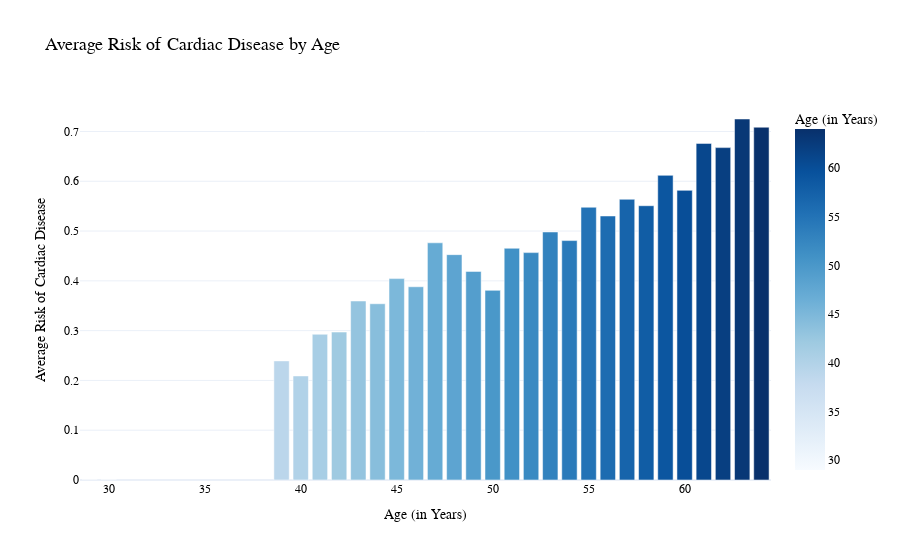

Source (notebook cell):
### Code cell
# Calculate the average risk of Cardiac disease by age
age_cardio = pd.DataFrame({
    'Age': sorted(df['age'].unique()),
    'Average Risk of Cardiac Disease': df.groupby('age')['cardio'].mean(numeric_only=True)
})

# Create a bar plot
fig = px.bar(age_cardio, 
             x='Age', 
             y='Average Risk of Cardiac Disease', 
             color='Age',
             title='Average Risk of Cardiac Disease by Age',
             labels={'Average Risk of Cardiac Disease': 'Average Risk', 'Age': 'Age (in Years)'},
             color_continuous_scale=px.colors.sequential.Blues)

# Update the layout for better appearance
fig.update_layout(
    xaxis_title='Age (in Years)',
    yaxis_title='Average Risk of Cardiac Disease',
    legend_title='Age',
    plot_bgcolor='rgba(0,0,0,0)',  # Transparent plot background
    font=dict(family="Arial", size=12, color="black"),  # Font style and size
    title_font=dict(size=18),  # Title font size
    legend=dict(orientation="h", yanchor="bottom", y=1.02, xanchor="right", x=1),  # Legend position and orientation
)

# Show the plot
fig.show()

### Figure 1 — Plotly figure (JSON) as saved in the notebook; plotly's stock layout.template omitted (floating-point values rounded to 4 significant figures)
{"data": [{"alignmentgroup": "True", "hovertemplate": "Age (in Years)=%{marker.color}<br>Average Risk=%{y}<extra></extra>", "legendgroup": "", "marker": {"color": [29, 30, 39, 40, 41, 42, 43, 44, 45, 46, 47, 48, 49, 50, 51, 52, 53, 54, 55, 56, 57, 58, 59, 60, 61, 62, 63, 64], "coloraxis": "coloraxis", "pattern": {"shape": ""}}, "name": "", "offsetgroup": "", "orientation": "v", "showlegend": false, "textposition": "auto", "x": [29, 30, 39, 40, 41, 42, 43, 44, 45, 46, 47, 48, 49, 50, 51, 52, 53, 54, 55, 56, 57, 58, 59, 60, 61, 62, 63, 64], "xaxis": "x", "y": [0, 0, 0.2392, 0.209, 0.2928, 0.2971, 0.3595, 0.354, 0.4045, 0.3881, 0.4764, 0.4526, 0.4189, 0.3809, 0.4654, 0.4567, 0.4982, 0.4808, 0.5478, 0.5303, 0.5638, 0.5509, 0.6119, 0.5817, 0.6761, 0.6676, 0.7251, 0.7085], "yaxis": "y", "type": "bar"}], "layout": {"xaxis": {"anchor": "y", "domain": [0, 1], "title": {"text": "Age (in Years)"}}, "yaxis": {"anchor": "x", "domain": [0, 1], "title": {"text": "Average Risk of Cardiac Disease"}}, "coloraxis": {"colorbar": {"title": {"text": "Age (in Years)"}}, "colorscale": [[0, "rgb(247,251,255)"], [0.125, "rgb(222,235,247)"], [0.25, "rgb(198,219,239)"], [0.375, "rgb(158,202,225)"], [0.5, "rgb(107,174,214)"], [0.625, "rgb(66,146,198)"], [0.75, "rgb(33,113,181)"], [0.875, "rgb(8,81,156)"], [1, "rgb(8,48,107)"]]}, "legend": {"tracegroupgap": 0, "title": {"text": "Age"}, "orientation": "h", "yanchor": "bottom", "y": 1.02, "xanchor": "right", "x": 1}, "title": {"text": "Average Risk of Cardiac Disease by Age", "font": {"size": 18}}, "barmode": "relative", "font": {"family": "Arial", "size": 12, "color": "black"}, "plot_bgcolor": "rgba(0,0,0,0)"}}
